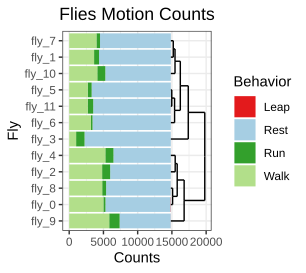

Write the R code that produced this figure.
library(RColorBrewer)
library(ggplot2)
library(ggdendro)

TYPE="Motion"

if(TYPE=="Behavior"){
    TB_clean <- function(TB, Behavior){
        TB <- TB[c("Fly_s", "Sing", "Grooming", "Chasing", "Hold", "Motion")]
        TB$Behavior = "Rest"
        TB$Behavior[TB$Motion==2] = "Walk"
        TB$Behavior[TB$Motion==3] = "Run"
        TB$Behavior[TB$Motion==4] = "Leap"
        TB$Behavior[TB$Chasing==1] = "Chasing"
        TB$Behavior[TB$Grooming==1] = "Grooming"
        TB$Behavior[TB$Sing==1] = "Sing"
        TB$Behavior[TB$Hold==1] = "Hold"
        TB$Behavior <- factor(TB$Behavior, levels = Behavior)
        TB$Fly_s<- factor(TB$Fly_s, levels =  unique(TB$Fly_s))
        return(TB)
    }
    Behavior <- c("Rest", "Walk", "Run", "Leap",
    "Chasing", "Grooming", "Sing", "Hold")
    Color <- c("#A6CEE3", "#B2DF8A", "#33A02C", "#E31A1C", "#1F78B4", "#6A3D9A", "salmon", "#FFFF99")
    TIITLE = "Flies Behavior Counts"
}else if(TYPE=="Move"){
    TB_clean <- function(TB, Behavior){
        TB <- TB[c("Fly_s", "Move", "Motion")]
        TB$Behavior = "Ahead"
        TB$Behavior[TB$Move==2] = "Crab"
        TB$Behavior[TB$Move==3] = "Back"
        TB$Behavior[TB$Motion==1] = "Rest"
        TB$Behavior <- factor(TB$Behavior, levels = Behavior)
        TB$Fly_s<- factor(TB$Fly_s, levels =  unique(TB$Fly_s))
        return(TB)
    }
    Behavior <- c("Rest", "Ahead", "Crab", "Back")
    Color <- c("#A6CEE3", "#FF7F00", "#CAB2D6", "#B15928")
    TIITLE = "Flies Move Counts"
}else if(TYPE=="Motion"){
    TB_clean <- function(TB, Behavior){
        TB <- TB[c("Fly_s", "Motion")]
        TB$Behavior = "Rest"
        TB$Behavior[TB$Motion==2] = "Walk"
        TB$Behavior[TB$Motion==3] = "Run"
        TB$Behavior[TB$Motion==4] = "Leap"
        TB$Behavior <- factor(TB$Behavior, levels = Behavior)
        TB$Fly_s<- factor(TB$Fly_s, levels =  unique(TB$Fly_s))
        return(TB)
    }
    Behavior <- c("Rest", "Walk", "Run", "Leap")
    Color <- c("#A6CEE3", "#B2DF8A", "#33A02C", "#E31A1C")
    TIITLE = "Flies Motion Counts"
}


CMP_TB <- data.frame(Color, Behavior)

File = "Correct_C0401_L.mp4_3000_17900.csv"
TB <- read.table(paste("../../Video_post", File, sep="/"), sep=",", head = T)
TB <- TB_clean(TB)
TB_matrix <- as.data.frame.array(table(TB[c("Fly_s", "Behavior")]))
TB_hclust <- hclust(dist(t(scale(t(TB_matrix)))))
TB$Fly_s<- factor(TB$Fly_s, levels =  TB_hclust$labels[TB_hclust$order])



hc       <- hclust(dist(t(scale(t(TB_matrix)))))           # heirarchal clustering
dendr    <- dendro_data(hc, type="rectangle") # convert for ggplot
clust    <- cutree(hc,k=5)                    # find 2 clusters
clust.df <- data.frame(label=names(clust), cluster=factor(clust))
## dendr[["labels"]] has the labels, merge with clust.df based on label column
dendr[["labels"]] <- merge(dendr[["labels"]],clust.df, by="label")
## plot the dendrogram; note use of color=cluster in geom_text(...)

Pending = max(table(TB$Fly_s))
Ratio   = max(table(TB$Fly_s))/ max(segment(dendr)[c("y", "yend")])/3
ggplot() + geom_bar(data=TB, aes(Fly_s, fill= Behavior)) +
    scale_fill_manual(values=as.character(CMP_TB$Color[match(sort(unique(TB$Behavior)), CMP_TB$Behavior)])) +
    geom_segment(data=segment(dendr), aes(x=x, y=y*Ratio + Pending, xend=xend, yend=yend*Ratio+Pending))+
    coord_flip() + theme_bw() +  labs(y= "Counts", x = "Fly", title = TIITLE)+
    theme(plot.title=element_text(hjust = .5))


W= 3.03
H= 2.55
if (length(unique(TB$Fly_s)) > 10){
    W= W + ((5.39-3.03)/30) * (length(unique(TB$Fly_s)) - 10)
    H= H + ((6.92-2.55)/30) * (length(unique(TB$Fly_s)) - 10)
}
ggsave(paste(File,".svg", sep =""), w= W, h= H)
ggsave(paste(File,".png", sep =""), w= W, h= H)

Mean = apply(as.data.frame.array(table(TB[c("Fly_s", "Behavior")])), 2, mean)
Sd = apply(as.data.frame.array(table(TB[c("Fly_s", "Behavior")])), 2, sd)
N = apply(as.data.frame.array(table(TB[c("Fly_s", "Behavior")])), 2, length)
write.table(data.frame(Mean, Sd, N), File, sep = "\t", quote = F)
